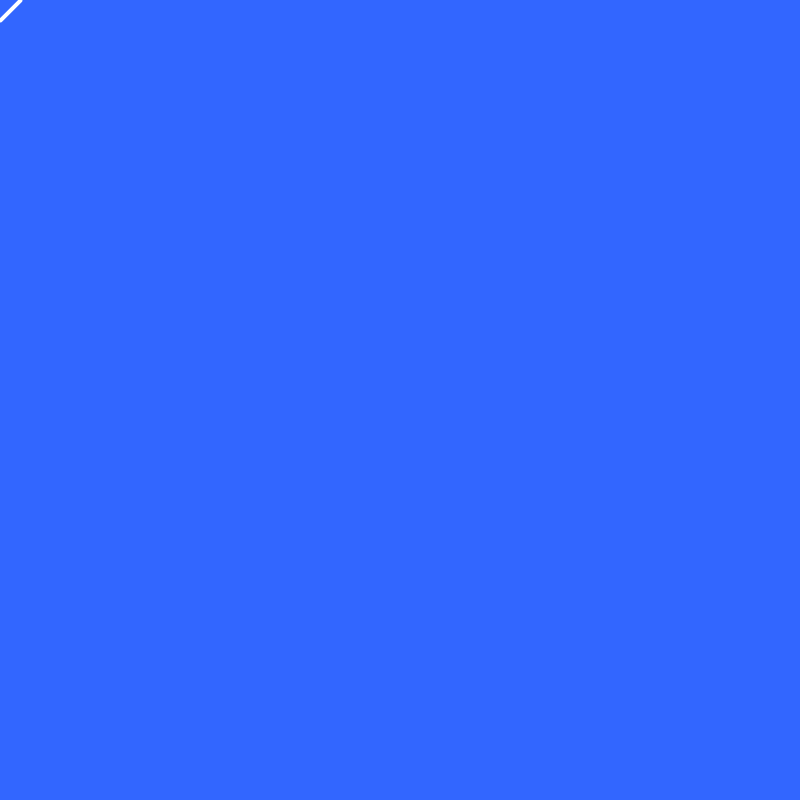
Frame 1 (no input)
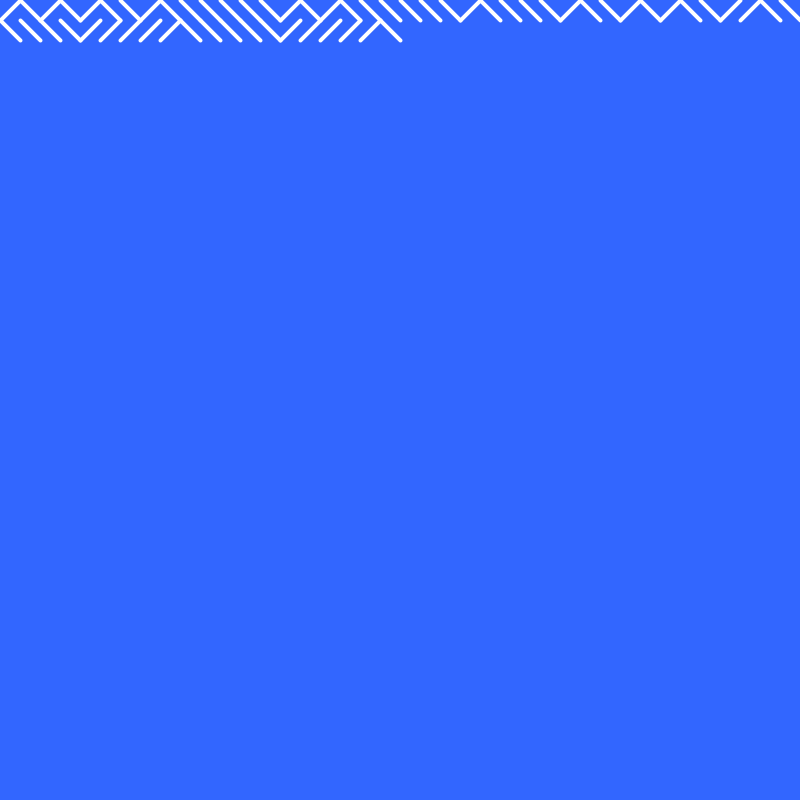
Frame 60 (the mouse pressed at the canvas centre just before this capture)
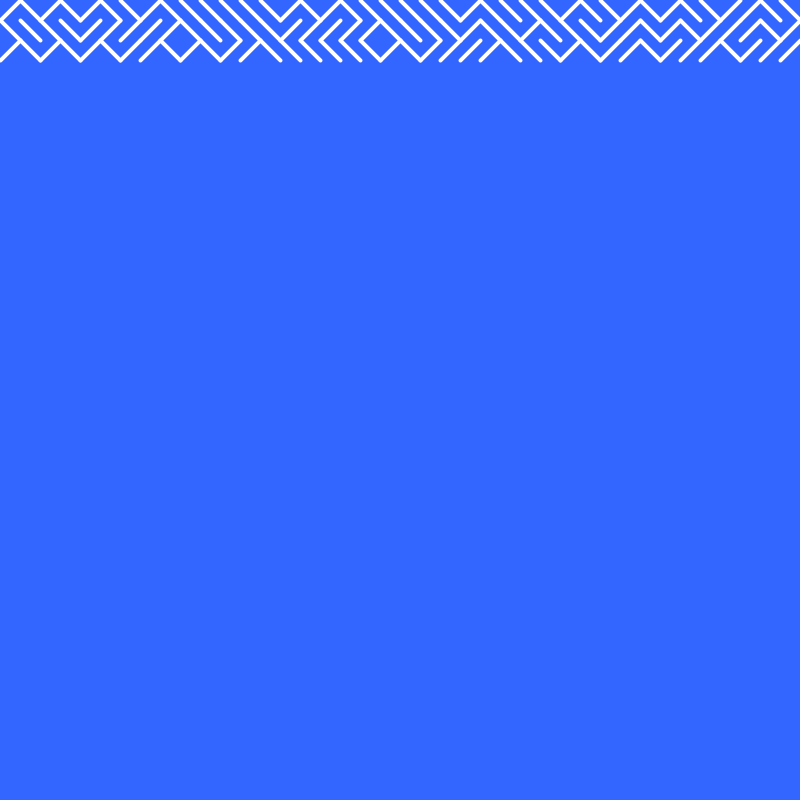
Frame 120 (the mouse held since frame 60 and released just before this capture)

The Processing sketch that drew these frames (run headless with seeded random() and noise(); from frame 60 on, the mouse is pressed at the canvas centre):

// Processing sketch: sketch_10PRINT
// ── sketch_10PRINT.pde
float x = 0;
float y = 0;
float w = 40;
float scl;

void setup() {
  size(800, 800);
  background(50, 102, 255);
  scl = width / w;
}

void draw() {
  stroke(255);
  strokeWeight(4);
  float r = random(1);
  
  if (r < 0.5) {
     line(x, y, x + scl, y + scl);
  } else  {
     line(x, y + scl, x + scl, y);
  }
  
  x += scl;
  
  if (x > width - scl) {
    x = 0;
    y += scl;
  }
  
  if (y > height - scl) {
    save("10PRINT2.jpg");
    background(50, 102, 255);
    x = 0;
    y = 0;
  }
  
}
